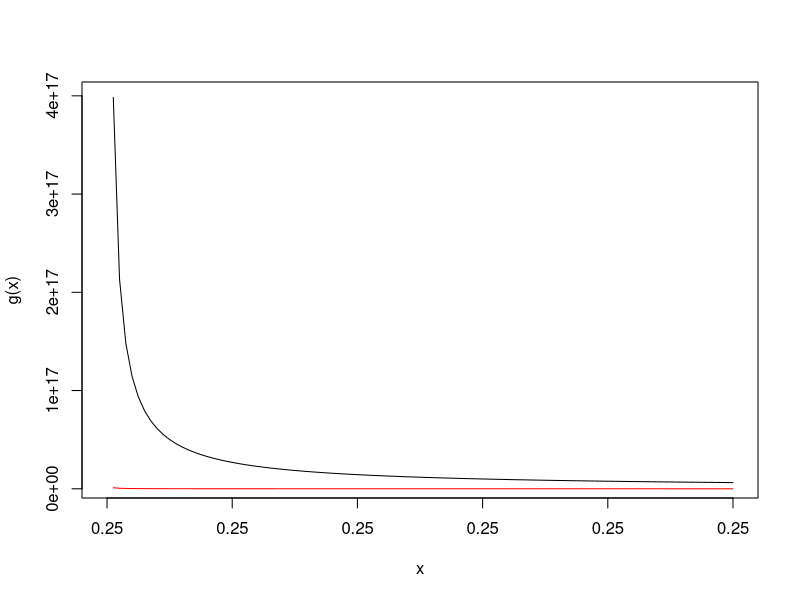

R code for this plot: (Note: this script raises an error after producing the figure.)

# Check http://www.sosmath.com/calculus/improper/testconv/testconv.html
options(digits=20)

# Scenario 2, family ESS
gswf <- Vectorize(function(w, wL=0.25,
                  a=1.6, nZ=0.5, p=43200, l=1.8e-5, LAI=1,
                  h=l*a*LAI/nZ*p, VPD=0.02, h2=l*LAI/nZ*p/1000,
                  pe=-1.58*10^-3, b=4.38, kxmax=5, c=9.53, d=1.28){
  pxmin <- pe*wL^(-b)
  kxmin <- kxmax*exp(-(-pxmin/d)^c)
  ps <- pe*w^(-b)
  res <- (ps-pxmin)*h2*kxmin/(h*VPD)
  return(res)
})
# Chapter 1
#gswf <- function(w)0.008680221*(w-0.2)^0.397299129
Ewf <- function(w, a=1.6, nZ=0.5, p=43200, l=1.8e-5, LAI=1, h=l*a*LAI/nZ*p, VPD=0.02)h*VPD*gswf(w)

f <- function(w)1/Ewf(w)
g <- function(w)1/(1e-5*(w-0.25)^0.9)

curve(g, 0.25, 0.25+1e-12)
curve(f, 0.25, 0.25+1e-12, add=T, col="red")

integrate(g, 0.25, 0.25+1e-5, rel.tol=.Machine$double.eps^0.25)
integrate(f, 0.25, 0.25+1e-5, rel.tol=.Machine$double.eps^0.25)
integrate(f, 0.25, 0.25+1e-5, rel.tol=.Machine$double.eps^0.01)
